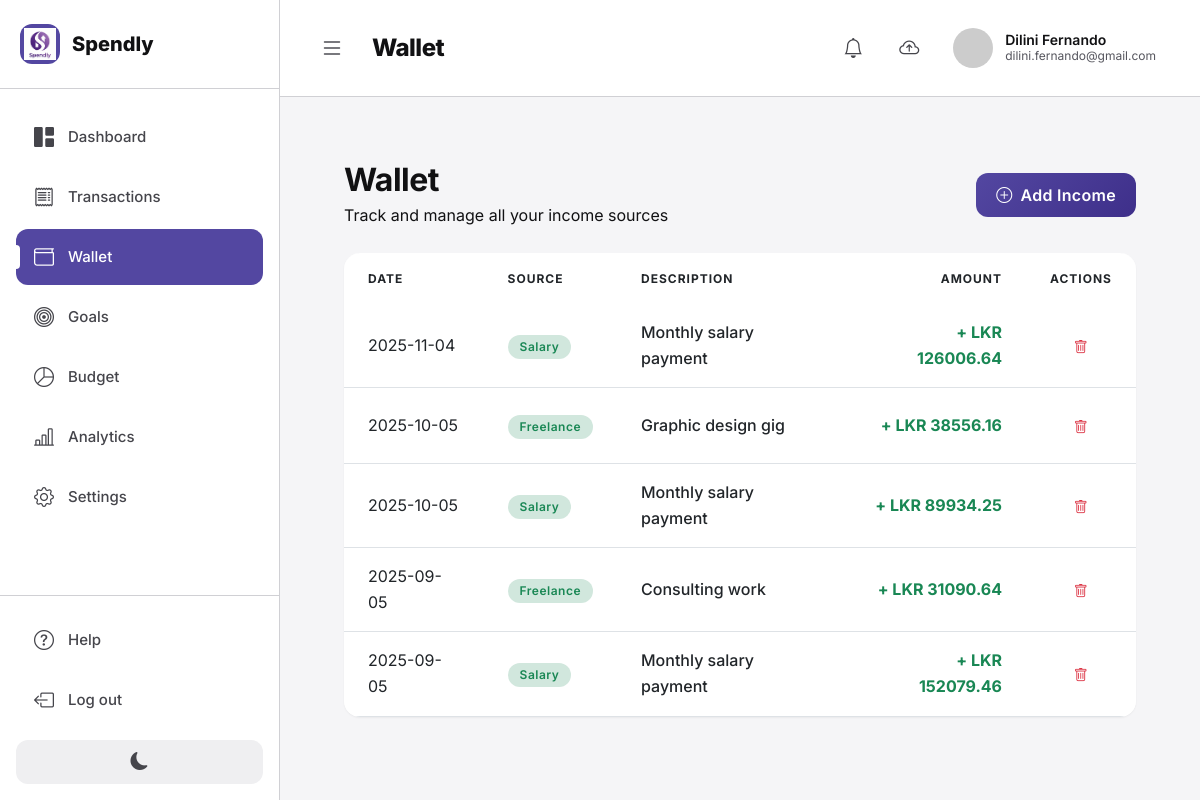
Screenshot of /income (signed in) with the database file from the repository.
### tables this page shows
CREATE TABLE income (
    income_id INTEGER PRIMARY KEY AUTOINCREMENT,
    user_id INTEGER NOT NULL,
    income_source TEXT NOT NULL CHECK (income_source IN ('Salary', 'Freelance', 'Investment', 'Gift', 'Business', 'Other')),
    amount REAL NOT NULL CHECK (amount > 0),
    income_date TEXT NOT NULL,
    description TEXT,
    created_at TEXT NOT NULL DEFAULT (datetime('now', 'localtime')),
    modified_at TEXT NOT NULL DEFAULT (datetime('now', 'localtime')),
    is_synced INTEGER NOT NULL DEFAULT 0 CHECK (is_synced IN (0, 1)),
    sync_timestamp TEXT,
    FOREIGN KEY (user_id) REFERENCES user(user_id) ON DELETE CASCADE
);

### webapp/app.py (the view)
@app.route('/income')
@login_required
def income():
    db = get_sqlite_db()
    user_id = session['user_id']
    income_list = db.execute('''
        SELECT * FROM income
        WHERE user_id = ?
        ORDER BY income_date DESC
    ''', (user_id,)).fetchall()
    db.close()
    return render_template('income.html', income_list=income_list)

### webapp/app.py (called while the page is built)
@app.context_processor
def inject_pending_sync_count():
    if 'user_id' in session:
        db = get_sqlite_db()
        user_id = session['user_id']
        pending_count = 0
        pending_count += db.execute('SELECT COUNT(*) as count FROM expense WHERE user_id = ? AND is_synced = 0', (user_id,)).fetchone()['count']
        pending_count += db.execute('SELECT COUNT(*) as count FROM income WHERE user_id = ? AND is_synced = 0', (user_id,)).fetchone()['count']
        pending_count += db.execute('SELECT COUNT(*) as count FROM budget WHERE user_id = ? AND is_synced = 0', (user_id,)).fetchone()['count']
        pending_count += db.execute('SELECT COUNT(*) as count FROM savings_goal WHERE user_id = ? AND is_synced = 0', (user_id,)).fetchone()['count']
        db.close()
        return dict(pending_sync_count=pending_count)
    return dict(pending_sync_count=0)

def get_sqlite_db():
    conn = sqlite3.connect(SQLITE_DB_PATH)
    conn.row_factory = sqlite3.Row
    return conn

def login_required(f):
    @wraps(f)
    def decorated_function(*args, **kwargs):
        if 'user_id' not in session:
            flash('Please log in to access this page.', 'warning')
            return redirect(url_for('login'))
        return f(*args, **kwargs)
    return decorated_function

### webapp/templates/income.html (shortened to what this page needs)
{% extends "base.html" %}
{% block page_title %}Wallet{% endblock %}
{% block content %}
<div class="finset-content">
    <div class="d-flex justify-content-between align-items-center mb-4">
        <div>
            <h2 class="fw-bold mb-1">Wallet</h2>
            <p class="text-muted mb-0">Track and manage all your income sources</p>
        </div>
        <button class="btn btn-primary d-flex align-items-center gap-2" data-bs-toggle="modal" data-bs-target="#addIncomeModal">
            <i class="bi bi-plus-circle"></i>
            <span>Add Income</span>
        </button>
    </div>
    <div class="card border-0 shadow-sm">
        <div class="card-body p-0">
            {% if income_list %}
            <div class="table-responsive">
                <table class="table table-hover align-middle mb-0">
                    <thead>
                        <tr>
                            <th class="px-4 py-3">DATE</th>
                            <th class="px-4 py-3">SOURCE</th>
                            <th class="px-4 py-3">DESCRIPTION</th>
                            <th class="px-4 py-3 text-end">AMOUNT</th>
                            <th class="px-4 py-3 text-center">ACTIONS</th>
                        </tr>
                    </thead>
                    <tbody>
                        {% for income in income_list %}
                        <tr>
                            <td class="px-4 py-3">
                                <span class="text-muted">{{ income.income_date }}</span>
                            </td>
                            <td class="px-4 py-3">
                                <span class="badge rounded-pill bg-success-subtle text-success" style="padding: 6px 12px;">
                                    {{ income.income_source }}
                                </span>
                            </td>
                            <td class="px-4 py-3">
                                <span class="fw-medium">{{ income.description or 'No description' }}</span>
                            </td>
                            <td class="px-4 py-3 text-end">
                                <span class="fw-bold text-success">+ LKR {{ "%.2f"|format(income.amount) }}</span>
                            </td>
                            <td class="px-4 py-3 text-center">
                                <a href="{{ url_for('delete_income', income_id=income.income_id) }}"
                                   class="btn btn-sm btn-outline-danger"
                                   onclick="return confirm('Are you sure you want to delete this income record?');">
                                    <i class="bi bi-trash"></i>
                                </a>
                            </td>
                        </tr>
                        {% endfor %}
                    </tbody>
                </table>
            </div>
            {% endif %}
        </div>
    </div>
</div>
{% endblock %}

### webapp/static/css/style.css (style rules this page uses)
:root { --primary-900: #5347A1; --primary-800: #6657C6; --primary-700: #7668E4; --primary-600: #8470FF; --primary-500: #A498FF; --primary-400: #BFB7FF; --primary-300: #D6D2FF; --primary-200: #ECEAFF; --primary-100: #F5F4FF; --primary-color: #5347A1; --primary-dark: #3E2F8A; --primary-light: #8470FF; --gray-900: #111113; --gray-800: #222226; --gray-700: #343438; --gray-600: #45454B; --gray-500: #56565E; --gray-400: #82828C; --gray-300: #A1A1A9; --gray-200: #D0D0D4; --gray-100: #EFEFF1; --success-800: #297832; --success-200: #E3FAE6; --danger-500: #E83838; --danger-200: #FFE8E8; --warning-500: #F9970C; --warning-200: #FEF4E1; --dark-color: #111113; --light-bg: #F5F5F7; --white: #FFFFFF; --black: #000000; --border-radius: 16px; --border-radius-sm: 12px; --border-radius-lg: 20px; --shadow-sm: 0 1px 2px rgba(0, 0, 0, 0.05); --shadow-md: 0 4px 6px rgba(0, 0, 0, 0.07); --shadow-lg: 0 10px 15px rgba(0, 0, 0, 0.1); --shadow-xl: 0 20px 25px rgba(0, 0, 0, 0.15); }
* { box-sizing: border-box; }
body { background-color: var(--light-bg); font-family: 'Inter', -apple-system, BlinkMacSystemFont, 'Segoe UI', Roboto, 'Helvetica Neue', Arial, sans-serif; color: var(--dark-color); line-height: 1.6; }
h1, h2, h3, h4, h5, h6 { font-weight: 700; color: var(--dark-color); letter-spacing: -0.5px; }
.finset-content { flex: 1; padding: 32px; }
.card { border: none; border-radius: var(--border-radius); transition: all 0.3s cubic-bezier(0.4, 0, 0.2, 1); background: var(--white); box-shadow: var(--shadow-sm); overflow: hidden; }
.card-body { padding: 1.5rem; }
.btn { border-radius: var(--border-radius-sm); font-weight: 600; padding: 0.625rem 1.25rem; transition: all 0.3s cubic-bezier(0.4, 0, 0.2, 1); border: none; letter-spacing: 0.3px; }
.btn-primary { background: linear-gradient(135deg, var(--primary-color) 0%, var(--primary-dark) 100%); }
.table { border-radius: var(--border-radius); overflow: hidden; }
.table thead { background: var(--light-bg); font-weight: 700; text-transform: uppercase; font-size: 0.75rem; letter-spacing: 1px; color: var(--gray-medium); }
.table thead th { border-bottom: 2px solid var(--gray-light); padding: 1rem; }
.table tbody td { padding: 1rem; vertical-align: middle; }
.table-hover tbody tr { transition: all 0.2s ease; cursor: pointer; }
.badge { padding: 0.5em 1em; border-radius: 100px; font-weight: 600; font-size: 0.75rem; letter-spacing: 0.5px; }
.bi { vertical-align: middle; }
.card, .alert { animation: fadeIn 0.4s ease; }
.shadow-sm { box-shadow: var(--shadow-sm) !important; }
.text-muted { color: var(--gray-medium) !important; }
body { transition: background-color 0.3s ease, color 0.3s ease; }
.card, .finset-sidebar, .finset-header, .form-control, .form-select { transition: background-color 0.3s ease, color 0.3s ease, border-color 0.3s ease; }

### rows the page displays
income: income_date "2025-11-04", income_source "Salary", description "Monthly salary payment", amount "126006.64"
income: income_date "2025-10-05", income_source "Freelance", description "Graphic design gig", amount "38556.16"
income: income_date "2025-10-05", income_source "Salary", description "Monthly salary payment", amount "89934.25"
income: income_date "2025-09-05", income_source "Freelance", description "Consulting work", amount "31090.64"
income: income_date "2025-09-05", income_source "Salary", description "Monthly salary payment", amount "152079.46"

### other values shown
{{ session.full_name }} "Dilini Fernando"
{{ session.email }} "dilini.fernando@gmail.com"
